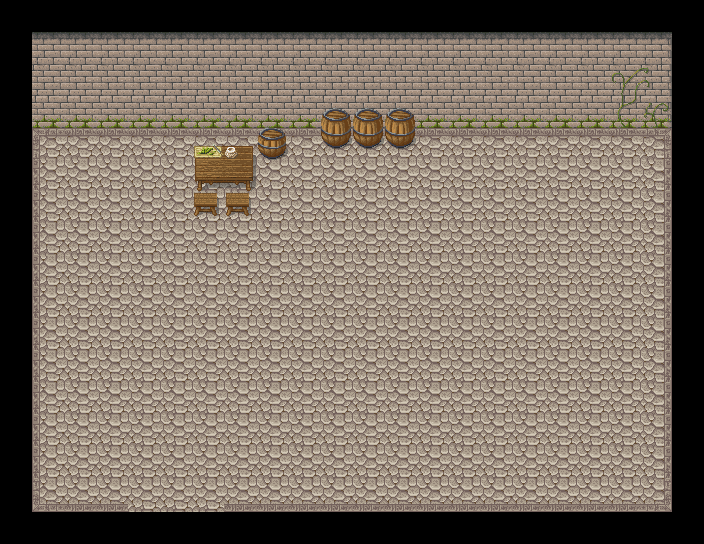

A level layout from a 2D game, rendered from its tile map. Below: a short description, then the map file with its tile-grid data intact:
An orthogonal 22x17 tile map with 32x32 px tiles, 3 tile layers (1, 2, 3), 1 hidden layer not drawn.

<map version="1.0" tiledversion="1.1.6" orientation="orthogonal" renderorder="right-down" width="22" height="17" tilewidth="32" tileheight="32" infinite="0" nextobjectid="1">
 <tileset firstgid="1" source="../MageCity.tsx" />
 <layer name="1" width="22" height="17">
  <data encoding="csv">
0,0,0,0,0,0,0,0,0,0,0,0,0,0,0,0,0,0,0,0,0,0,
0,214,214,214,214,214,214,214,214,214,214,214,214,214,214,214,214,214,214,214,215,0,
0,222,222,222,222,222,222,222,222,222,222,222,222,222,222,222,222,222,222,222,223,0,
0,230,230,230,230,230,230,230,230,230,230,230,230,230,230,230,230,230,230,230,231,0,
0,73,74,74,74,74,74,74,74,74,74,74,74,74,74,74,74,74,74,74,75,0,
0,81,82,82,82,82,82,82,82,82,82,82,82,82,82,82,82,82,82,82,83,0,
0,81,82,82,82,82,82,82,82,82,82,82,82,82,82,82,82,82,82,82,83,0,
0,81,82,82,82,82,82,82,82,82,82,82,82,82,82,82,82,82,82,82,83,0,
0,81,82,82,82,82,82,82,82,82,82,82,82,82,82,82,82,82,82,82,83,0,
0,81,82,82,82,82,82,82,82,82,82,82,82,82,82,82,82,82,82,82,83,0,
0,81,82,82,82,82,82,82,82,82,82,82,82,82,82,82,82,82,82,82,83,0,
0,81,82,82,82,82,82,82,82,82,82,82,82,82,82,82,82,82,82,82,83,0,
0,81,82,82,82,82,82,82,82,82,82,82,82,82,82,82,82,82,82,82,83,0,
0,81,82,82,82,82,82,82,82,82,82,82,82,82,82,82,82,82,82,82,83,0,
0,81,82,82,82,82,82,82,82,82,82,82,82,82,82,82,82,82,82,82,83,0,
0,89,90,90,82,82,82,90,90,90,90,90,90,90,90,90,90,90,90,90,91,0,
0,0,0,0,0,0,0,0,0,0,0,0,0,0,0,0,0,0,0,0,0,0
</data>
 </layer>
 <layer name="2" width="22" height="17">
  <data encoding="csv">
0,0,0,0,0,0,0,0,0,0,0,0,0,0,0,0,0,0,0,0,0,0,
0,0,0,0,0,0,0,0,0,0,0,0,0,0,0,0,0,0,0,0,0,0,
0,0,0,0,0,0,0,0,0,0,0,0,0,0,0,0,0,0,0,0,0,0,
0,0,0,0,0,0,0,0,0,0,21,21,21,0,0,0,0,0,0,0,0,0,
0,0,0,0,0,0,6,7,13,0,29,29,29,0,0,0,0,0,0,0,0,0,
0,0,0,0,0,0,14,15,0,0,0,0,0,0,0,0,0,0,0,0,0,0,
0,0,0,0,0,0,16,16,0,0,0,0,0,0,0,0,0,0,0,0,0,0,
0,0,0,0,0,0,0,0,0,0,0,0,0,0,0,0,0,0,0,0,0,0,
0,0,0,0,0,0,0,0,0,0,0,0,0,0,0,0,0,0,0,0,0,0,
0,0,0,0,0,0,0,0,0,0,0,0,0,0,0,0,0,0,0,0,0,0,
0,0,0,0,0,0,0,0,0,0,0,0,0,0,0,0,0,0,0,0,0,0,
0,0,0,0,0,0,0,0,0,0,0,0,0,0,0,0,0,0,0,0,0,0,
0,0,0,0,0,0,0,0,0,0,0,0,0,0,0,0,0,0,0,0,0,0,
0,0,0,0,0,0,0,0,0,0,0,0,0,0,0,0,0,0,0,0,0,0,
0,0,0,0,0,0,0,0,0,0,0,0,0,0,0,0,0,0,0,0,0,0,
0,0,0,0,0,0,0,0,0,0,0,0,0,0,0,0,0,0,0,0,0,0,
0,0,0,0,0,0,0,0,0,0,0,0,0,0,0,0,0,0,0,0,0,0
</data>
 </layer>
 <layer name="3" width="22" height="17">
  <data encoding="csv">
0,0,0,0,0,0,0,0,0,0,0,0,0,0,0,0,0,0,0,0,0,0,
0,0,0,0,0,0,0,0,0,0,0,0,0,0,0,0,0,0,0,0,0,0,
0,0,0,0,0,0,0,0,0,0,0,0,0,0,0,0,0,0,0,301,302,0,
0,0,0,0,0,0,0,0,0,0,0,0,0,0,0,0,0,0,0,309,310,0,
0,0,0,0,0,0,79,56,0,0,0,0,0,0,0,0,0,0,0,0,0,0,
0,0,0,0,0,0,0,0,0,0,0,0,0,0,0,0,0,0,0,0,0,0,
0,0,0,0,0,0,0,0,0,0,0,0,0,0,0,0,0,0,0,0,0,0,
0,0,0,0,0,0,0,0,0,0,0,0,0,0,0,0,0,0,0,0,0,0,
0,0,0,0,0,0,0,0,0,0,0,0,0,0,0,0,0,0,0,0,0,0,
0,0,0,0,0,0,0,0,0,0,0,0,0,0,0,0,0,0,0,0,0,0,
0,0,0,0,0,0,0,0,0,0,0,0,0,0,0,0,0,0,0,0,0,0,
0,0,0,0,0,0,0,0,0,0,0,0,0,0,0,0,0,0,0,0,0,0,
0,0,0,0,0,0,0,0,0,0,0,0,0,0,0,0,0,0,0,0,0,0,
0,0,0,0,0,0,0,0,0,0,0,0,0,0,0,0,0,0,0,0,0,0,
0,0,0,0,0,0,0,0,0,0,0,0,0,0,0,0,0,0,0,0,0,0,
0,0,0,0,0,0,0,0,0,0,0,0,0,0,0,0,0,0,0,0,0,0,
0,0,0,0,0,0,0,0,0,0,0,0,0,0,0,0,0,0,0,0,0,0
</data>
 </layer>
 <layer name="Collision" width="22" height="17" visible="0" opacity="0.42">
  <data encoding="csv">
0,0,0,0,0,0,0,0,0,0,0,0,0,0,0,0,0,0,0,0,0,0,
0,0,0,0,0,0,0,0,0,0,0,0,0,0,0,0,0,0,0,0,0,0,
0,0,0,0,0,0,0,0,0,0,0,0,0,0,0,0,0,0,0,0,0,0,
1,1,1,1,1,1,1,1,1,1,1,1,1,1,1,1,1,1,1,1,1,1,
1,0,0,0,0,0,1,1,1,0,1,1,1,0,0,0,0,0,0,0,0,1,
1,0,0,0,0,0,1,1,0,0,0,0,0,0,0,0,0,0,0,0,0,1,
1,0,0,0,0,0,1,1,0,0,0,0,0,0,0,0,0,0,0,0,0,1,
1,0,0,0,0,0,0,0,0,0,0,0,0,0,0,0,0,0,0,0,0,1,
1,0,0,0,0,0,0,0,0,0,0,0,0,0,0,0,0,0,0,0,0,1,
1,0,0,0,0,0,0,0,0,0,0,0,0,0,0,0,0,0,0,0,0,1,
1,0,0,0,0,0,0,0,0,0,0,0,0,0,0,0,0,0,0,0,0,1,
1,0,0,0,0,0,0,0,0,0,0,0,0,0,0,0,0,0,0,0,0,1,
1,0,0,0,0,0,0,0,0,0,0,0,0,0,0,0,0,0,0,0,0,1,
1,0,0,0,0,0,0,0,0,0,0,0,0,0,0,0,0,0,0,0,0,1,
1,0,0,0,0,0,0,0,0,0,0,0,0,0,0,0,0,0,0,0,0,1,
1,0,0,0,0,0,0,0,0,0,0,0,0,0,0,0,0,0,0,0,0,1,
1,1,1,1,2,2,2,1,1,1,1,1,1,1,1,1,1,1,1,1,1,1
</data>
 </layer>
</map>